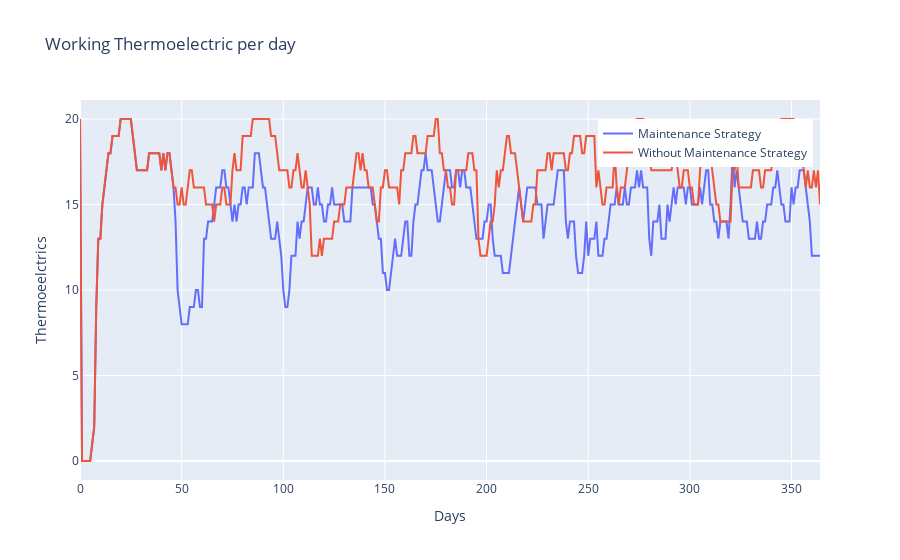
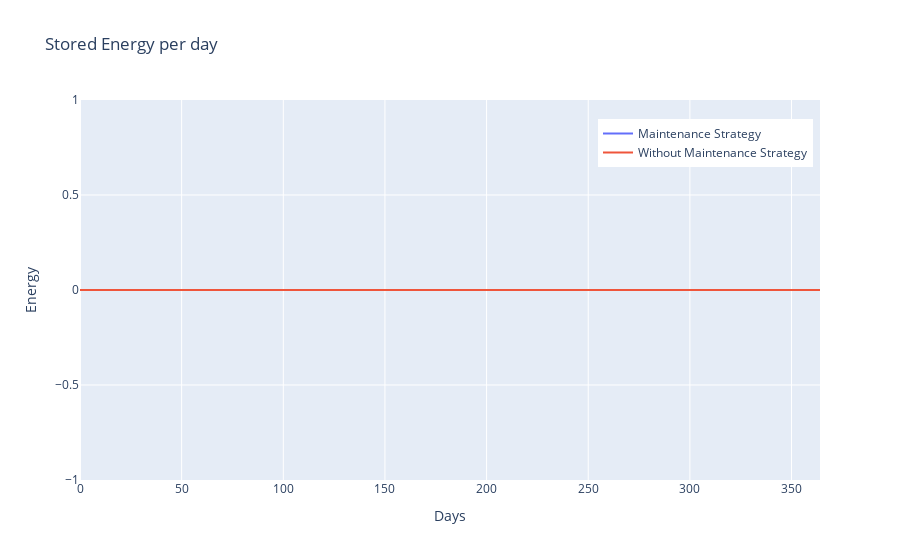

Write notebook code for charts like these, in order.
### Markdown cell above
# Maintenance VS Non Maintenance

### Code cell
list_of_days = list(range(0, days))
fig_comparison_working_thermoelectrics = go.Figure()
fig_comparison_working_thermoelectrics.add_trace(
    go.Scatter(
        x=list_of_days,
        y=working_thermoelectrics_maintenance_heuristic,
        mode="lines",
        name="Maintenance Strategy",
    )
)

fig_comparison_working_thermoelectrics.add_trace(
    go.Scatter(
        x=list_of_days,
        y=working_thermoelectrics_without_strategy,
        mode="lines",
        name="Without Maintenance Strategy",
    )
)

fig_comparison_energy = go.Figure()

fig_comparison_energy.add_trace(
    go.Scatter(
        x=list_of_days,
        y=stored_per_day_maintenance_heuristic,
        mode="lines",
        name="Maintenance Strategy",
    )
)

fig_comparison_energy.add_trace(
    go.Scatter(
        x=list_of_days,
        y=stored_energy_without_strategy,
        mode="lines",
        name="Without Maintenance Strategy",
    )
)

fig_comparison_deficit = go.Figure()

fig_comparison_deficit.add_trace(
    go.Scatter(
        x=list_of_days,
        y=deficit_per_day_maintenance_heuristic,
        mode="lines",
        name="Maintenance Strategy",
    )
)

fig_comparison_deficit.add_trace(
    go.Scatter(
        x=list_of_days,
        y=deficit_per_day_without_strategy,
        mode="lines",
        name="Without Maintenance Strategy",
    )
)

fig_comparison_working_thermoelectrics.update_layout(
    title="Working Thermoelectric per day",
    xaxis_title="Days",
    yaxis_title="Thermoeelctrics",
    legend=dict(x=0.7, y=0.95),
    showlegend=True,
)


fig_comparison_energy.update_layout(
    title="Stored Energy per day",
    xaxis_title="Days",
    yaxis_title="Energy",
    legend=dict(x=0.7, y=0.95),
    showlegend=True,
)


fig_comparison_deficit.update_layout(
    title="Deficit per day",
    xaxis_title="Days",
    yaxis_title="Energy",
    legend=dict(x=0.7, y=0.95),
    showlegend=True,
)

fig_comparison_working_thermoelectrics.show()
fig_comparison_energy.show()
fig_comparison_deficit.show()

### Figure 1 — Plotly figure (JSON) as saved in the notebook; plotly's stock layout.template omitted (floating-point values rounded to 4 significant figures; data arrays with more than 128 entries replaced by an {"elided": "..."} marker saying what was removed)
{"data": [{"mode": "lines", "name": "Maintenance Strategy", "type": "scatter", "x": {"elided": "365 int values"}, "y": {"elided": "366 int values"}}, {"mode": "lines", "name": "Without Maintenance Strategy", "type": "scatter", "x": {"elided": "365 int values"}, "y": {"elided": "366 int values"}}], "layout": {"legend": {"x": 0.7, "y": 0.95}, "showlegend": true, "title": {"text": "Working Thermoelectric per day"}, "xaxis": {"title": {"text": "Days"}}, "yaxis": {"title": {"text": "Thermoeelctrics"}}}}

### Figure 2 — Plotly figure (JSON) as saved in the notebook; plotly's stock layout.template omitted (floating-point values rounded to 4 significant figures; data arrays with more than 128 entries replaced by an {"elided": "..."} marker saying what was removed)
{"data": [{"mode": "lines", "name": "Maintenance Strategy", "type": "scatter", "x": {"elided": "365 int values"}, "y": {"elided": "366 int values"}}, {"mode": "lines", "name": "Without Maintenance Strategy", "type": "scatter", "x": {"elided": "365 int values"}, "y": {"elided": "366 int values"}}], "layout": {"legend": {"x": 0.7, "y": 0.95}, "showlegend": true, "title": {"text": "Stored Energy per day"}, "xaxis": {"title": {"text": "Days"}}, "yaxis": {"title": {"text": "Energy"}}}}
